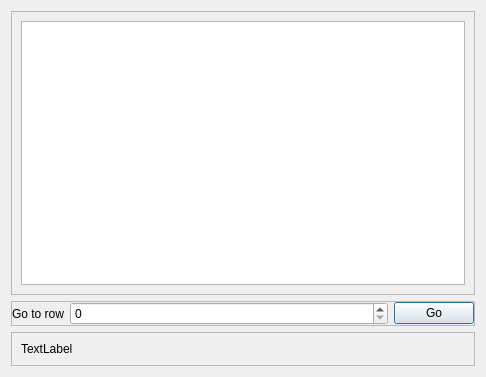
<?xml version="1.0" encoding="UTF-8"?>
<ui version="4.0">
 <class>Dialog</class>
 <widget class="QDialog" name="Dialog">
  <property name="geometry">
   <rect>
    <x>0</x>
    <y>0</y>
    <width>486</width>
    <height>377</height>
   </rect>
  </property>
  <property name="windowTitle">
   <string>Dialog</string>
  </property>
  <layout class="QVBoxLayout" name="verticalLayout">
   <item>
    <widget class="QScrollArea" name="scrollArea">
     <property name="widgetResizable">
      <bool>true</bool>
     </property>
     <widget class="QWidget" name="scrollAreaWidgetContents">
      <property name="geometry">
       <rect>
        <x>0</x>
        <y>0</y>
        <width>466</width>
        <height>283</height>
       </rect>
      </property>
      <layout class="QVBoxLayout" name="verticalLayout_2">
       <item>
        <widget class="QTableWidget" name="tableWidget">
         <property name="sizePolicy">
          <sizepolicy hsizetype="Expanding" vsizetype="Expanding">
           <horstretch>0</horstretch>
           <verstretch>0</verstretch>
          </sizepolicy>
         </property>
        </widget>
       </item>
      </layout>
     </widget>
    </widget>
   </item>
   <item>
    <widget class="QFrame" name="frame_14">
     <property name="frameShape">
      <enum>QFrame::Shape::StyledPanel</enum>
     </property>
     <property name="frameShadow">
      <enum>QFrame::Shadow::Raised</enum>
     </property>
     <layout class="QHBoxLayout" name="horizontalLayout_13" stretch="0,7,0">
      <property name="leftMargin">
       <number>0</number>
      </property>
      <property name="topMargin">
       <number>0</number>
      </property>
      <property name="rightMargin">
       <number>0</number>
      </property>
      <property name="bottomMargin">
       <number>0</number>
      </property>
      <item>
       <widget class="QLabel" name="label_5">
        <property name="text">
         <string>Go to row</string>
        </property>
       </widget>
      </item>
      <item>
       <widget class="QSpinBox" name="spinBox_2"/>
      </item>
      <item>
       <widget class="QPushButton" name="pushButton_7">
        <property name="text">
         <string>Go</string>
        </property>
       </widget>
      </item>
     </layout>
    </widget>
   </item>
   <item>
    <widget class="QFrame" name="frame">
     <property name="frameShape">
      <enum>QFrame::Shape::StyledPanel</enum>
     </property>
     <property name="frameShadow">
      <enum>QFrame::Shadow::Raised</enum>
     </property>
     <layout class="QVBoxLayout" name="verticalLayout_3">
      <item>
       <widget class="QLabel" name="label">
        <property name="text">
         <string>TextLabel</string>
        </property>
       </widget>
      </item>
     </layout>
    </widget>
   </item>
  </layout>
 </widget>
 <resources/>
 <connections/>
</ui>
